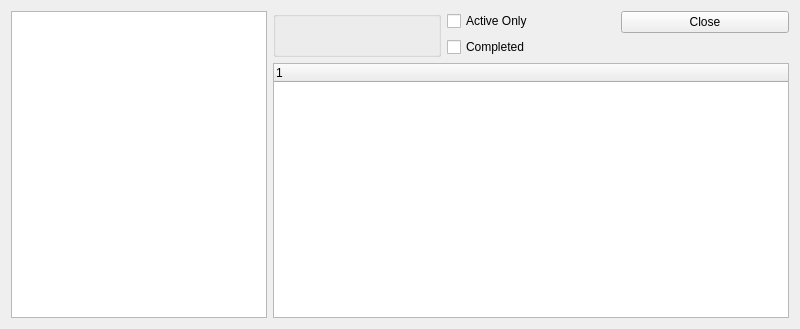
<?xml version="1.0" encoding="UTF-8"?>
<ui version="4.0">
 <comment>This file is part of the xTuple ERP: PostBooks Edition, a free and
open source Enterprise Resource Planning software suite,
Copyright (c) 1999-2018 by OpenMFG LLC, d/b/a xTuple.
It is licensed to you under the Common Public Attribution License
version 1.0, the full text of which (including xTuple-specific Exhibits)
is available at www.xtuple.com/CPAL.  By using this software, you agree
to be bound by its terms.</comment>
 <class>taskListCalendar</class>
 <widget class="QWidget" name="taskListCalendar">
  <property name="geometry">
   <rect>
    <x>0</x>
    <y>0</y>
    <width>800</width>
    <height>329</height>
   </rect>
  </property>
  <property name="windowTitle">
   <string>Task Calendar</string>
  </property>
  <layout class="QHBoxLayout" name="horizontalLayout_2">
   <item>
    <widget class="QGraphicsView" name="_gview">
     <property name="sizePolicy">
      <sizepolicy hsizetype="Minimum" vsizetype="Expanding">
       <horstretch>0</horstretch>
       <verstretch>0</verstretch>
      </sizepolicy>
     </property>
     <property name="verticalScrollBarPolicy">
      <enum>Qt::ScrollBarAlwaysOff</enum>
     </property>
     <property name="horizontalScrollBarPolicy">
      <enum>Qt::ScrollBarAlwaysOff</enum>
     </property>
    </widget>
   </item>
   <item>
    <layout class="QVBoxLayout" name="verticalLayout_2">
     <item>
      <layout class="QHBoxLayout" name="horizontalLayout">
       <item>
        <widget class="ParameterGroup" name="_usr">
         <property name="focusPolicy">
          <enum>Qt::StrongFocus</enum>
         </property>
         <property name="fixedSize">
          <bool>false</bool>
         </property>
        </widget>
       </item>
       <item>
        <layout class="QVBoxLayout">
         <item>
          <widget class="XCheckBox" name="_active">
           <property name="text">
            <string>Active Only</string>
           </property>
          </widget>
         </item>
         <item>
          <widget class="XCheckBox" name="_completed">
           <property name="text">
            <string>Completed</string>
           </property>
          </widget>
         </item>
         <item>
          <spacer name="verticalSpacer">
           <property name="orientation">
            <enum>Qt::Vertical</enum>
           </property>
           <property name="sizeHint" stdset="0">
            <size>
             <width>20</width>
             <height>0</height>
            </size>
           </property>
          </spacer>
         </item>
        </layout>
       </item>
       <item>
        <layout class="QVBoxLayout" name="verticalLayout">
         <item>
          <widget class="QPushButton" name="_close">
           <property name="text">
            <string>Close</string>
           </property>
          </widget>
         </item>
         <item>
          <spacer name="verticalSpacer_2">
           <property name="orientation">
            <enum>Qt::Vertical</enum>
           </property>
           <property name="sizeHint" stdset="0">
            <size>
             <width>20</width>
             <height>0</height>
            </size>
           </property>
          </spacer>
         </item>
        </layout>
       </item>
      </layout>
     </item>
     <item>
      <widget class="XTreeWidget" name="_list">
       <property name="sizePolicy">
        <sizepolicy hsizetype="Expanding" vsizetype="Expanding">
         <horstretch>0</horstretch>
         <verstretch>1</verstretch>
        </sizepolicy>
       </property>
      </widget>
     </item>
    </layout>
   </item>
  </layout>
 </widget>
 <customwidgets>
  <customwidget>
   <class>ParameterGroup</class>
   <extends>QGroupBox</extends>
   <header>parametergroup.h</header>
   <container>1</container>
  </customwidget>
  <customwidget>
   <class>XCheckBox</class>
   <extends>QCheckBox</extends>
   <header>xcheckbox.h</header>
  </customwidget>
  <customwidget>
   <class>XTreeWidget</class>
   <extends>QTreeWidget</extends>
   <header>xtreewidget.h</header>
   <container>1</container>
  </customwidget>
 </customwidgets>
 <tabstops>
  <tabstop>_gview</tabstop>
  <tabstop>_usr</tabstop>
  <tabstop>_active</tabstop>
  <tabstop>_completed</tabstop>
  <tabstop>_list</tabstop>
  <tabstop>_close</tabstop>
 </tabstops>
 <resources/>
 <connections>
  <connection>
   <sender>_close</sender>
   <signal>clicked()</signal>
   <receiver>taskListCalendar</receiver>
   <slot>close()</slot>
   <hints>
    <hint type="sourcelabel">
     <x>656</x>
     <y>19</y>
    </hint>
    <hint type="destinationlabel">
     <x>703</x>
     <y>26</y>
    </hint>
   </hints>
  </connection>
 </connections>
</ui>
